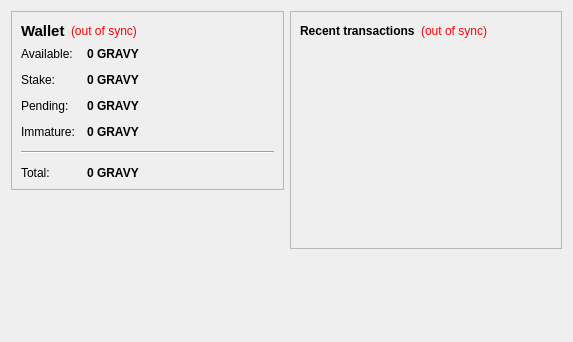
<?xml version="1.0" encoding="UTF-8"?>
<ui version="4.0">
 <class>OverviewPage</class>
 <widget class="QWidget" name="OverviewPage">
  <property name="geometry">
   <rect>
    <x>0</x>
    <y>0</y>
    <width>573</width>
    <height>342</height>
   </rect>
  </property>
  <property name="windowTitle">
   <string>Form</string>
  </property>
  <layout class="QHBoxLayout" name="horizontalLayout" stretch="1,1">
   <item>
    <layout class="QVBoxLayout" name="verticalLayout_2">
     <item>
      <widget class="QFrame" name="frame">
       <property name="frameShape">
        <enum>QFrame::StyledPanel</enum>
       </property>
       <property name="frameShadow">
        <enum>QFrame::Raised</enum>
       </property>
       <layout class="QVBoxLayout" name="verticalLayout_4">
        <item>
         <layout class="QHBoxLayout" name="horizontalLayout_4">
          <item>
           <widget class="QLabel" name="label_5">
            <property name="font">
             <font>
              <pointsize>11</pointsize>
              <weight>75</weight>
              <bold>true</bold>
             </font>
            </property>
            <property name="text">
             <string>Wallet</string>
            </property>
           </widget>
          </item>
          <item>
           <widget class="QLabel" name="labelWalletStatus">
            <property name="toolTip">
             <string>The displayed information may be out of date. Your wallet automatically synchronizes with the Gravy network after a connection is established, but this process has not completed yet.</string>
            </property>
            <property name="styleSheet">
             <string notr="true">QLabel { color: red; }</string>
            </property>
            <property name="text">
             <string notr="true">(out of sync)</string>
            </property>
            <property name="alignment">
             <set>Qt::AlignLeading|Qt::AlignLeft|Qt::AlignVCenter</set>
            </property>
           </widget>
          </item>
          <item>
           <spacer name="horizontalSpacer_2">
            <property name="orientation">
             <enum>Qt::Horizontal</enum>
            </property>
            <property name="sizeHint" stdset="0">
             <size>
              <width>40</width>
              <height>20</height>
             </size>
            </property>
           </spacer>
          </item>
         </layout>
        </item>
        <item>
         <layout class="QFormLayout" name="formLayout_2">
          <property name="fieldGrowthPolicy">
           <enum>QFormLayout::AllNonFixedFieldsGrow</enum>
          </property>
          <property name="horizontalSpacing">
           <number>12</number>
          </property>
          <property name="verticalSpacing">
           <number>12</number>
          </property>
          <item row="0" column="0">
           <widget class="QLabel" name="label">
            <property name="text">
             <string>Available:</string>
            </property>
           </widget>
          </item>
          <item row="0" column="1">
           <widget class="QLabel" name="labelBalance">
            <property name="font">
             <font>
              <weight>75</weight>
              <bold>true</bold>
             </font>
            </property>
            <property name="cursor">
             <cursorShape>IBeamCursor</cursorShape>
            </property>
            <property name="toolTip">
             <string>Your current spendable balance</string>
            </property>
            <property name="text">
             <string notr="true">0 GRAVY</string>
            </property>
            <property name="textInteractionFlags">
             <set>Qt::LinksAccessibleByMouse|Qt::TextSelectableByKeyboard|Qt::TextSelectableByMouse</set>
            </property>
           </widget>
          </item>
          <item row="1" column="0">
           <widget class="QLabel" name="label_6">
            <property name="text">
             <string>Stake:</string>
            </property>
           </widget>
          </item>
          <item row="1" column="1">
           <widget class="QLabel" name="labelStake">
            <property name="font">
             <font>
              <weight>75</weight>
              <bold>true</bold>
             </font>
            </property>
            <property name="cursor">
             <cursorShape>IBeamCursor</cursorShape>
            </property>
            <property name="toolTip">
             <string>Total of coins that was staked, and do not yet count toward the current balance</string>
            </property>
            <property name="text">
             <string notr="true">0 GRAVY</string>
            </property>
            <property name="textInteractionFlags">
             <set>Qt::LinksAccessibleByMouse|Qt::TextSelectableByKeyboard|Qt::TextSelectableByMouse</set>
            </property>
           </widget>
          </item>
          <item row="2" column="0">
           <widget class="QLabel" name="label_3">
            <property name="text">
             <string>Pending:</string>
            </property>
           </widget>
          </item>
          <item row="2" column="1">
           <widget class="QLabel" name="labelUnconfirmed">
            <property name="font">
             <font>
              <weight>75</weight>
              <bold>true</bold>
             </font>
            </property>
            <property name="cursor">
             <cursorShape>IBeamCursor</cursorShape>
            </property>
            <property name="toolTip">
             <string>Total of transactions that have yet to be confirmed, and do not yet count toward the current balance</string>
            </property>
            <property name="text">
             <string notr="true">0 GRAVY</string>
            </property>
            <property name="textInteractionFlags">
             <set>Qt::LinksAccessibleByMouse|Qt::TextSelectableByKeyboard|Qt::TextSelectableByMouse</set>
            </property>
           </widget>
          </item>
          <item row="3" column="0">
           <widget class="QLabel" name="labelImmatureText">
            <property name="text">
             <string>Immature:</string>
            </property>
           </widget>
          </item>
          <item row="3" column="1">
           <widget class="QLabel" name="labelImmature">
            <property name="font">
             <font>
              <weight>75</weight>
              <bold>true</bold>
             </font>
            </property>
            <property name="toolTip">
             <string>Mined balance that has not yet matured</string>
            </property>
            <property name="text">
             <string notr="true">0 GRAVY</string>
            </property>
            <property name="textInteractionFlags">
             <set>Qt::LinksAccessibleByMouse|Qt::TextSelectableByKeyboard|Qt::TextSelectableByMouse</set>
            </property>
           </widget>
          </item>
          <item row="4" column="0" colspan="2">
           <widget class="Line" name="line">
            <property name="orientation">
             <enum>Qt::Horizontal</enum>
            </property>
           </widget>
          </item>
          <item row="5" column="0">
           <widget class="QLabel" name="labelTotalText">
            <property name="text">
             <string>Total:</string>
            </property>
           </widget>
          </item>
          <item row="5" column="1">
           <widget class="QLabel" name="labelTotal">
            <property name="font">
             <font>
              <weight>75</weight>
              <bold>true</bold>
             </font>
            </property>
            <property name="cursor">
             <cursorShape>IBeamCursor</cursorShape>
            </property>
            <property name="toolTip">
             <string>Your current total balance</string>
            </property>
            <property name="text">
             <string notr="true">0 GRAVY</string>
            </property>
            <property name="textInteractionFlags">
             <set>Qt::LinksAccessibleByMouse|Qt::TextSelectableByKeyboard|Qt::TextSelectableByMouse</set>
            </property>
           </widget>
          </item>
         </layout>
        </item>
       </layout>
      </widget>
     </item>
     <item>
      <spacer name="verticalSpacer">
       <property name="orientation">
        <enum>Qt::Vertical</enum>
       </property>
       <property name="sizeHint" stdset="0">
        <size>
         <width>20</width>
         <height>40</height>
        </size>
       </property>
      </spacer>
     </item>
    </layout>
   </item>
   <item>
    <layout class="QVBoxLayout" name="verticalLayout_3">
     <item>
      <widget class="QFrame" name="frame_2">
       <property name="frameShape">
        <enum>QFrame::StyledPanel</enum>
       </property>
       <property name="frameShadow">
        <enum>QFrame::Raised</enum>
       </property>
       <layout class="QVBoxLayout" name="verticalLayout">
        <item>
         <layout class="QHBoxLayout" name="horizontalLayout_2">
          <item>
           <widget class="QLabel" name="label_4">
            <property name="text">
             <string>&lt;b&gt;Recent transactions&lt;/b&gt;</string>
            </property>
           </widget>
          </item>
          <item>
           <widget class="QLabel" name="labelTransactionsStatus">
            <property name="toolTip">
             <string>The displayed information may be out of date. Your wallet automatically synchronizes with the Gravy network after a connection is established, but this process has not completed yet.</string>
            </property>
            <property name="styleSheet">
             <string notr="true">QLabel { color: red; }</string>
            </property>
            <property name="text">
             <string notr="true">(out of sync)</string>
            </property>
            <property name="alignment">
             <set>Qt::AlignRight|Qt::AlignTrailing|Qt::AlignVCenter</set>
            </property>
           </widget>
          </item>
          <item>
           <spacer name="horizontalSpacer">
            <property name="orientation">
             <enum>Qt::Horizontal</enum>
            </property>
            <property name="sizeHint" stdset="0">
             <size>
              <width>40</width>
              <height>20</height>
             </size>
            </property>
           </spacer>
          </item>
         </layout>
        </item>
        <item>
         <widget class="QListView" name="listTransactions">
          <property name="styleSheet">
           <string notr="true">QListView { background: transparent; }</string>
          </property>
          <property name="frameShape">
           <enum>QFrame::NoFrame</enum>
          </property>
          <property name="verticalScrollBarPolicy">
           <enum>Qt::ScrollBarAlwaysOff</enum>
          </property>
          <property name="horizontalScrollBarPolicy">
           <enum>Qt::ScrollBarAlwaysOff</enum>
          </property>
          <property name="selectionMode">
           <enum>QAbstractItemView::NoSelection</enum>
          </property>
         </widget>
        </item>
       </layout>
      </widget>
     </item>
     <item>
      <spacer name="verticalSpacer_2">
       <property name="orientation">
        <enum>Qt::Vertical</enum>
       </property>
       <property name="sizeHint" stdset="0">
        <size>
         <width>20</width>
         <height>40</height>
        </size>
       </property>
      </spacer>
     </item>
    </layout>
   </item>
  </layout>
 </widget>
 <resources/>
 <connections/>
</ui>
